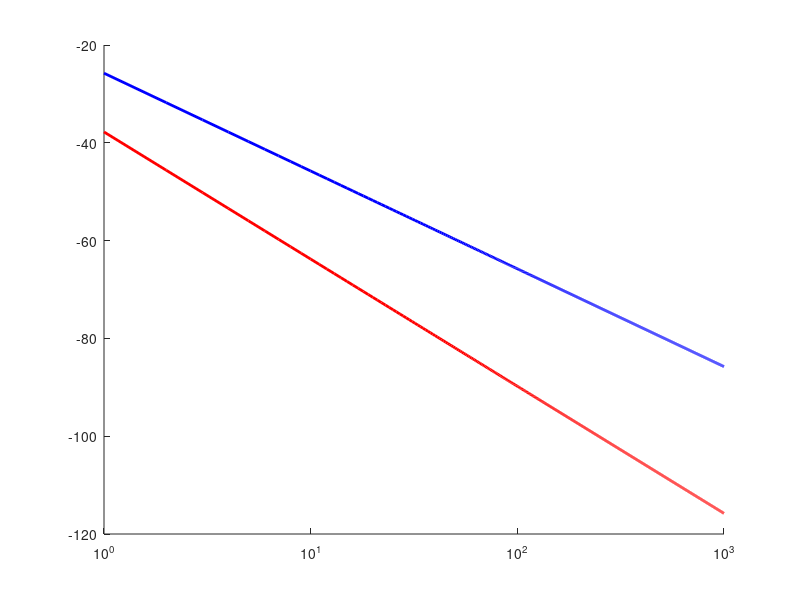

MATLAB code to generate this figure: (Note: this script raises an error after producing the figure.)
% パラメータ設定
Tp = 10; % 送信電力 [dBm]
f = 2.4 * 10^9; % 周波数 [Hz]
c = 3 * 10^8; % 光速 [m/s]
d = 1:1000; % 1m から 1000m までの距離 [m]
G = 2.14; % 利得 [dBi]

% 波長の計算
lambda = c / f;

% 自由空間伝搬損失 (FSPL) の計算 [dB]
Lfs1 = 20 * log10(4 * pi * d / lambda);
Lfs2 = 26 * log10(4 * pi * d / lambda);

% 受信電力の計算
pt1 = Tp - Lfs1 + 2*G;
pt2 = Tp - Lfs2 + 2*G;

% プロット設定
figure('Position', [100, 100, 800, 500]); % ウィンドウサイズ指定
hold on;

% 受信電力のプロット (x軸を対数スケール)
semilogx(d, pt1, 'b', 'LineWidth', 2); % 青色の線 (20log10)
semilogx(d, pt2, 'r', 'LineWidth', 2); % 赤色の線 (26log10)

% x 軸を対数スケールに変更
set(gca, 'XScale', 'log');

% -90 dBm の水平線
yline(-90, '-k', 'LineWidth', 2, 'LabelHorizontalAlignment', 'left');

% 軸ラベル
xlabel('Distance [m] ', 'FontSize', 20, 'FontName', 'Times New Roman');
ylabel('Received Power [dBm]', 'FontSize', 20, 'FontName', 'Times New Roman');

% 軸の設定
set(gca, 'FontSize', 16, 'FontName', 'Times New Roman');
grid off; % グリッドを表示
box on; % 枠線を表示

% 軸目盛設定
yticks(-100:10:-30); % y軸の目盛を10刻み
xticks([1, 10, 100, 1000]); % x軸の目盛を対数スケールに合わせる
xticklabels({'1', '10', '100', '1000'}); % 通常の数値で表示

% y軸の範囲設定
ylim([-100 -30]);

% 凡例
legend( {'Free space propagation loss', 'Propagation multiplier = 2.6'}, 'FontSize', 20, 'FontName', 'Times New Roman', ...
    'Location', 'northeast', 'Box', 'off'); % 凡例の設定

hold off;
